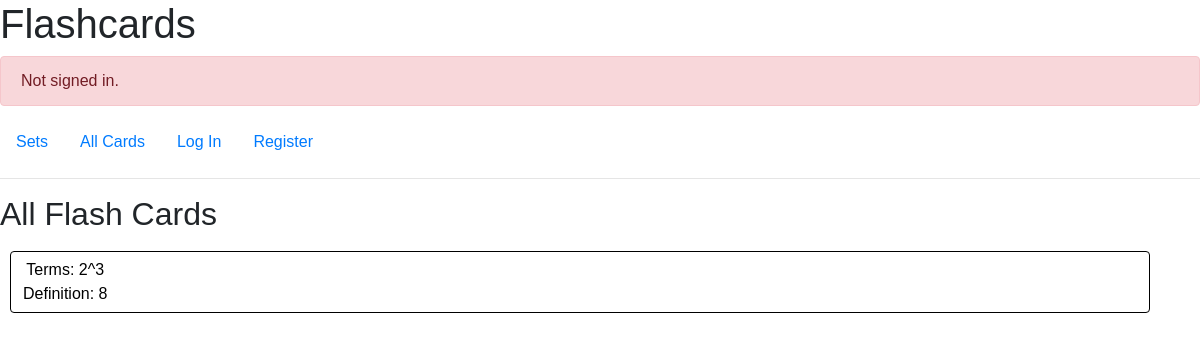
Before: / with the older database file.
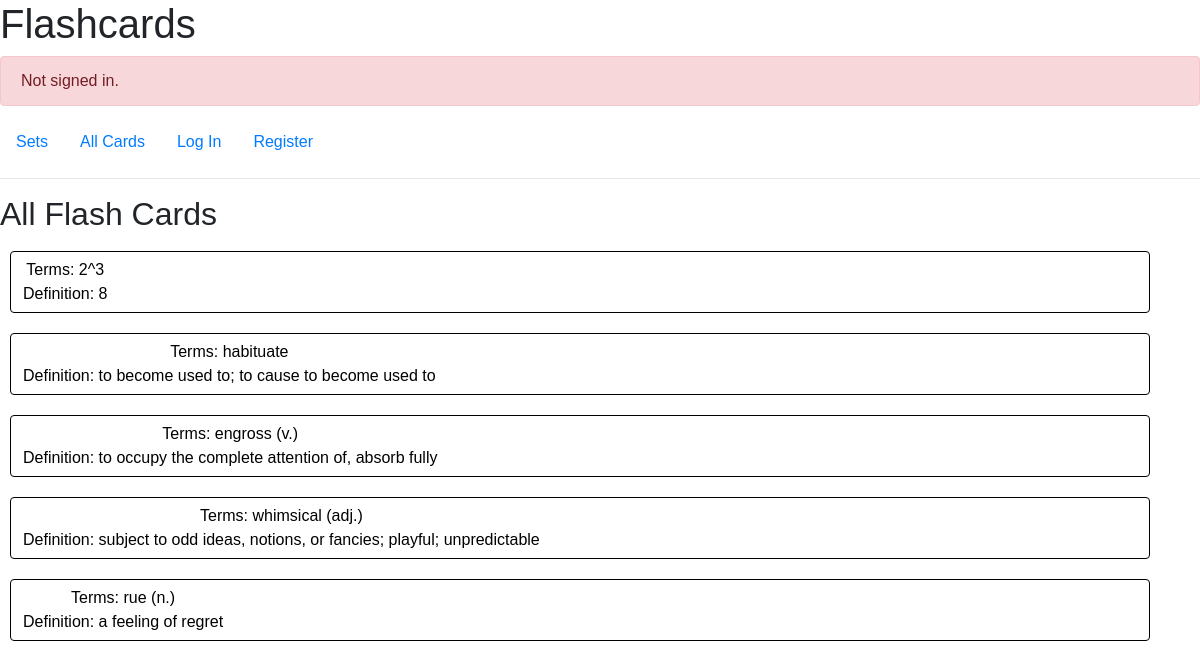
After: the same page with the newer database file.
### flashcards/models.py (models this page shows)
class Card(models.Model):
    category = models.CharField(max_length=128)
    title = models.CharField(max_length=128)
    meaning = models.TextField(default="")
    createdate = models.DateTimeField(auto_now_add=True)

### flashcards/views.py (the view)
# urls.py: path("", views.index, name="index"),
def index(request):
    print("####################################")
    print ("         request index ")
    print("####################################")
    is_maker= 'Maker' in request.user.groups.values_list('name', flat=True)
    cards = Card.objects.all()
    watched = 0
    watchcardids = Watchcard.objects.filter(user=request.user.username).order_by("-createdate").values_list('cardid',flat=True)
    if watchcardids:
        watched = len(watchcardids)
    return render(request, "flashcards/index.html", {"cards": cards, "is_maker": is_maker, "watched":watched})

### flashcards/templates/flashcards/index.html (shortened to what this page needs)
{% extends "flashcards/layout.html" %}
{% block body %}
    <h2>All Flash Cards</h2>
    {% if cards %}
    	<div class="">
    		{% for card in cards%}
    		<a href="{% url 'viewcard' card.id %}" class="btn" style="max-height:200px; width:95%; border-color: black; margin: 10px; color: black; " >
    		<div class="float-left">
    			<div>Terms: {{card.title}}</div>
    			<div>Definition: {{card.meaning}}</div>
    		</div>
    		</a>
    		{% endfor %}
    	</div>
    {% endif %}
{% endblock %}

### flashcards/templates/flashcards/layout.html (shortened to what this page needs)
{% load static %}
<!DOCTYPE html>
<html lang="en">
    <head>
        <link rel="stylesheet" href="https://stackpath.bootstrapcdn.com/bootstrap/4.4.1/css/bootstrap.min.css">
        <link href="{% static 'flashcards/styles.css' %}" rel="stylesheet">
    </head>
    <body>
        <h1>Flashcards</h1>
        <div>
            {% if user.is_authenticated %}
                Signed in as <strong>{{ user.username }}</strong>.
            {% else %}
            	<div class="alert alert-danger" role="alert">Not signed in.</div>
            {% endif %}
        </div>
        <ul class="nav">
			<li class="nav-item">
                <a class="nav-link" href="{% url 'category' '0' %}">Sets</a>
            </li>
            <li class="nav-item">
                <a class="nav-link" href="{% url 'index' %}">All Cards</a>
            </li>
            {% if user.is_authenticated %}
            	<li class="nav-item">
                    <a class="nav-link" href="{% url 'watchcard' %}">Watched Cards
                    {% if watched%}
                    ({{watched}})
                    {% endif%}
                    </a>
                </li>
                {% if is_maker %}
                <li class="nav-item">
                    <a class="nav-link" href="{% url 'newcategory' %}">Create Set</a>
                </li>
                <li class="nav-item">
                    <a class="nav-link" href="{% url 'newcard' %}">Create Card</a>
                </li>
                {% endif %}
                <li class="nav-item">
                    <a class="nav-link" href="{% url 'logout' %}">Log Out</a>
                </li>
            {% else %}
                <li class="nav-item">
                    <a class="nav-link" href="{% url 'login' %}">Log In</a>
                </li>
                <li class="nav-item">
                    <a class="nav-link" href="{% url 'register' %}">Register</a>
                </li>
            {% endif %}
        </ul>
        <hr>
        {% block body %}
        {% endblock %}
    </body>
</html>

### flashcards/static/flashcards/styles.css (style rules this page uses)
body { font-family: Arial, Helvetica, sans-serif; }

Changed rows visible on the page:
added Card: title "habituate", meaning "to become used to; to cause to become used to"
added Card: title "engross (v.)", meaning "to occupy the complete attention of, absorb fully"
added Card: title "whimsical (adj.)", meaning "subject to odd ideas, notions, or fancies; playful; unpredictable"
added Card: title "rue (n.)", meaning "a feeling of regret"
